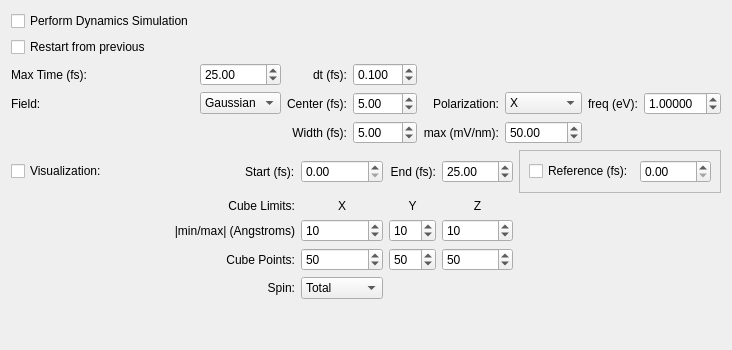
     <widget class="QWidget" name="tab_4">
      <attribute name="title">
       <string>Dynamics</string>
      </attribute>
      <layout class="QGridLayout" name="gridLayout_11">
       <item row="0" column="0">
        <layout class="QGridLayout" name="gridLayout_13">
         <item row="3" column="7">
          <widget class="QDoubleSpinBox" name="doubleSpinBox_freq">
           <property name="decimals">
            <number>5</number>
           </property>
           <property name="singleStep">
            <double>0.050000000000000</double>
           </property>
           <property name="value">
            <double>1.000000000000000</double>
           </property>
          </widget>
         </item>
         <item row="3" column="1">
          <widget class="QComboBox" name="comboBox_field">
           <property name="currentIndex">
            <number>1</number>
           </property>
           <item>
            <property name="text">
             <string>Kick</string>
            </property>
           </item>
           <item>
            <property name="text">
             <string>Gaussian</string>
            </property>
           </item>
          </widget>
         </item>
         <item row="2" column="3">
          <widget class="QDoubleSpinBox" name="doubleSpinBox_dt">
           <property name="decimals">
            <number>3</number>
           </property>
           <property name="singleStep">
            <double>0.005000000000000</double>
           </property>
           <property name="value">
            <double>0.100000000000000</double>
           </property>
          </widget>
         </item>
         <item row="3" column="5">
          <widget class="QComboBox" name="comboBox_polarization">
           <item>
            <property name="text">
             <string>X</string>
            </property>
           </item>
           <item>
            <property name="text">
             <string>Y</string>
            </property>
           </item>
           <item>
            <property name="text">
             <string>Z</string>
            </property>
           </item>
          </widget>
         </item>
         <item row="3" column="4">
          <widget class="QLabel" name="label_25">
           <property name="text">
            <string>Polarization:</string>
           </property>
           <property name="alignment">
            <set>Qt::AlignRight|Qt::AlignTrailing|Qt::AlignVCenter</set>
           </property>
          </widget>
         </item>
         <item row="0" column="0">
          <widget class="QCheckBox" name="checkBox_rttddft">
           <property name="text">
            <string>Perform Dynamics Simulation</string>
           </property>
          </widget>
         </item>
         <item row="2" column="1">
          <widget class="QDoubleSpinBox" name="doubleSpinBox_tmax">
           <property name="maximum">
            <double>1000.000000000000000</double>
           </property>
           <property name="singleStep">
            <double>0.500000000000000</double>
           </property>
           <property name="value">
            <double>25.000000000000000</double>
           </property>
          </widget>
         </item>
         <item row="3" column="6">
          <widget class="QLabel" name="label_26">
           <property name="text">
            <string>freq (eV):</string>
           </property>
           <property name="alignment">
            <set>Qt::AlignRight|Qt::AlignTrailing|Qt::AlignVCenter</set>
           </property>
          </widget>
         </item>
         <item row="3" column="3">
          <widget class="QDoubleSpinBox" name="doubleSpinBox_center">
           <property name="maximum">
            <double>500.000000000000000</double>
           </property>
           <property name="singleStep">
            <double>0.250000000000000</double>
           </property>
           <property name="value">
            <double>5.000000000000000</double>
           </property>
          </widget>
         </item>
         <item row="1" column="0">
          <widget class="QCheckBox" name="checkBox_restart">
           <property name="text">
            <string>Restart from previous</string>
           </property>
          </widget>
         </item>
         <item row="3" column="2">
          <widget class="QLabel" name="label_27">
           <property name="text">
            <string>Center (fs):</string>
           </property>
           <property name="alignment">
            <set>Qt::AlignRight|Qt::AlignTrailing|Qt::AlignVCenter</set>
           </property>
          </widget>
         </item>
         <item row="2" column="0">
          <widget class="QLabel" name="label_22">
           <property name="text">
            <string>Max Time (fs):</string>
           </property>
          </widget>
         </item>
         <item row="3" column="0">
          <widget class="QLabel" name="label_24">
           <property name="text">
            <string>Field:</string>
           </property>
          </widget>
         </item>
         <item row="2" column="2">
          <widget class="QLabel" name="label_23">
           <property name="text">
            <string>dt (fs):</string>
           </property>
           <property name="alignment">
            <set>Qt::AlignRight|Qt::AlignTrailing|Qt::AlignVCenter</set>
           </property>
          </widget>
         </item>
         <item row="4" column="2">
          <widget class="QLabel" name="label_28">
           <property name="text">
            <string>Width (fs):</string>
           </property>
           <property name="alignment">
            <set>Qt::AlignRight|Qt::AlignTrailing|Qt::AlignVCenter</set>
           </property>
          </widget>
         </item>
         <item row="4" column="3">
          <widget class="QDoubleSpinBox" name="doubleSpinBox_width">
           <property name="maximum">
            <double>500.000000000000000</double>
           </property>
           <property name="singleStep">
            <double>0.250000000000000</double>
           </property>
           <property name="value">
            <double>5.000000000000000</double>
           </property>
          </widget>
         </item>
         <item row="4" column="4">
          <widget class="QLabel" name="label_29">
           <property name="text">
            <string>max (mV/nm):</string>
           </property>
           <property name="alignment">
            <set>Qt::AlignRight|Qt::AlignTrailing|Qt::AlignVCenter</set>
           </property>
          </widget>
         </item>
         <item row="4" column="5">
          <widget class="QDoubleSpinBox" name="doubleSpinBox_max">
           <property name="decimals">
            <number>2</number>
           </property>
           <property name="maximum">
            <double>10000.000000000000000</double>
           </property>
           <property name="singleStep">
            <double>0.500000000000000</double>
           </property>
           <property name="value">
            <double>50.000000000000000</double>
           </property>
          </widget>
         </item>
        </layout>
       </item>
       <item row="1" column="0">
        <layout class="QGridLayout" name="gridLayout_14">
         <item row="4" column="3">
          <widget class="QSpinBox" name="spinBox_cubep2_2">
           <property name="maximum">
            <number>200</number>
           </property>
           <property name="singleStep">
            <number>5</number>
           </property>
           <property name="value">
            <number>50</number>
           </property>
          </widget>
         </item>
         <item row="0" column="4">
          <widget class="QDoubleSpinBox" name="doubleSpinBox_endVis">
           <property name="maximum">
            <double>5000.000000000000000</double>
           </property>
           <property name="singleStep">
            <double>0.050000000000000</double>
           </property>
           <property name="value">
            <double>25.000000000000000</double>
           </property>
          </widget>
         </item>
         <item row="0" column="3">
          <widget class="QLabel" name="label_32">
           <property name="text">
            <string>End (fs):</string>
           </property>
           <property name="alignment">
            <set>Qt::AlignRight|Qt::AlignTrailing|Qt::AlignVCenter</set>
           </property>
          </widget>
         </item>
         <item row="0" column="0">
          <widget class="QCheckBox" name="checkBox_rtVis">
           <property name="text">
            <string>Visualization:</string>
           </property>
          </widget>
         </item>
         <item row="5" column="2">
          <widget class="QComboBox" name="comboBox_rtspin">
           <item>
            <property name="text">
             <string>Total</string>
            </property>
           </item>
           <item>
            <property name="text">
             <string>Alpha</string>
            </property>
           </item>
           <item>
            <property name="text">
             <string>Beta</string>
            </property>
           </item>
           <item>
            <property name="text">
             <string>Spindens</string>
            </property>
           </item>
          </widget>
         </item>
         <item row="3" column="1">
          <widget class="QLabel" name="label_41">
           <property name="sizePolicy">
            <sizepolicy hsizetype="Preferred" vsizetype="Preferred">
             <horstretch>1</horstretch>
             <verstretch>0</verstretch>
            </sizepolicy>
           </property>
           <property name="text">
            <string>|min/max| (Angstroms)</string>
           </property>
           <property name="alignment">
            <set>Qt::AlignRight|Qt::AlignTrailing|Qt::AlignVCenter</set>
           </property>
           <property name="wordWrap">
            <bool>false</bool>
           </property>
          </widget>
         </item>
         <item row="5" column="1">
          <widget class="QLabel" name="label_43">
           <property name="text">
            <string>Spin:</string>
           </property>
           <property name="alignment">
            <set>Qt::AlignRight|Qt::AlignTrailing|Qt::AlignVCenter</set>
           </property>
          </widget>
         </item>
         <item row="2" column="4">
          <widget class="QLabel" name="label_39">
           <property name="text">
            <string>Z</string>
           </property>
           <property name="alignment">
            <set>Qt::AlignCenter</set>
           </property>
          </widget>
         </item>
         <item row="0" column="1" alignment="Qt::AlignRight">
          <widget class="QLabel" name="label_31">
           <property name="text">
            <string>Start (fs):</string>
           </property>
           <property name="alignment">
            <set>Qt::AlignLeading|Qt::AlignLeft|Qt::AlignVCenter</set>
           </property>
          </widget>
         </item>
         <item row="2" column="3">
          <widget class="QLabel" name="label_42">
           <property name="text">
            <string>Y</string>
           </property>
           <property name="alignment">
            <set>Qt::AlignCenter</set>
           </property>
          </widget>
         </item>
         <item row="3" column="3">
          <widget class="QSpinBox" name="spinBox_cubemm2_2">
           <property name="value">
            <number>10</number>
           </property>
          </widget>
         </item>
         <item row="4" column="4">
          <widget class="QSpinBox" name="spinBox_cubep3_2">
           <property name="maximum">
            <number>200</number>
           </property>
           <property name="singleStep">
            <number>5</number>
           </property>
           <property name="value">
            <number>50</number>
           </property>
          </widget>
         </item>
         <item row="2" column="2">
          <widget class="QLabel" name="label_21">
           <property name="text">
            <string>X</string>
           </property>
           <property name="alignment">
            <set>Qt::AlignCenter</set>
           </property>
          </widget>
         </item>
         <item row="3" column="4">
          <widget class="QSpinBox" name="spinBox_cubemm3_2">
           <property name="value">
            <number>10</number>
           </property>
          </widget>
         </item>
         <item row="2" column="1">
          <widget class="QLabel" name="label_40">
           <property name="text">
            <string>Cube Limits:</string>
           </property>
           <property name="alignment">
            <set>Qt::AlignRight|Qt::AlignTrailing|Qt::AlignVCenter</set>
           </property>
          </widget>
         </item>
         <item row="4" column="1">
          <widget class="QLabel" name="label_33">
           <property name="sizePolicy">
            <sizepolicy hsizetype="Preferred" vsizetype="Preferred">
             <horstretch>1</horstretch>
             <verstretch>0</verstretch>
            </sizepolicy>
           </property>
           <property name="text">
            <string>Cube Points:</string>
           </property>
           <property name="alignment">
            <set>Qt::AlignRight|Qt::AlignTrailing|Qt::AlignVCenter</set>
           </property>
          </widget>
         </item>
         <item row="3" column="2">
          <widget class="QSpinBox" name="spinBox_cubemm1_2">
           <property name="value">
            <number>10</number>
           </property>
          </widget>
         </item>
         <item row="0" column="5">
          <widget class="QFrame" name="frame_6">
           <property name="frameShape">
            <enum>QFrame::StyledPanel</enum>
           </property>
           <property name="frameShadow">
            <enum>QFrame::Raised</enum>
           </property>
           <layout class="QHBoxLayout" name="horizontalLayout_8">
            <item>
             <widget class="QCheckBox" name="checkBox_visRef">
              <property name="text">
               <string>Reference (fs):</string>
              </property>
             </widget>
            </item>
            <item>
             <widget class="QDoubleSpinBox" name="doubleSpinBox_refVis">
              <property name="maximum">
               <double>1000.000000000000000</double>
              </property>
              <property name="singleStep">
               <double>0.050000000000000</double>
              </property>
             </widget>
            </item>
           </layout>
          </widget>
         </item>
         <item row="4" column="2">
          <widget class="QSpinBox" name="spinBox_cubep1_2">
           <property name="maximum">
            <number>200</number>
           </property>
           <property name="singleStep">
            <number>5</number>
           </property>
           <property name="value">
            <number>50</number>
           </property>
          </widget>
         </item>
         <item row="0" column="2">
          <widget class="QDoubleSpinBox" name="doubleSpinBox_startVis"/>
         </item>
        </layout>
       </item>
       <item row="2" column="0">
        <spacer name="verticalSpacer_3">
         <property name="orientation">
          <enum>Qt::Vertical</enum>
         </property>
         <property name="sizeHint" stdset="0">
          <size>
           <width>20</width>
           <height>40</height>
          </size>
         </property>
        </spacer>
       </item>
      </layout>
     </widget>
